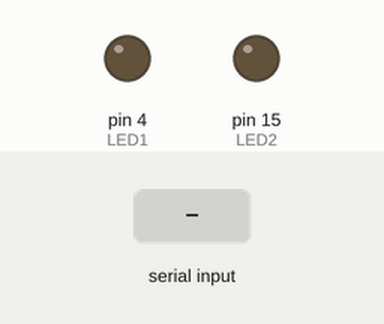
Recording of a sketch running on a simulated Arduino Mega 2560, built with avr-gcc and run on an emulated ATmega2560. On the bench: output pins drawn as LEDs (lit = HIGH). The inputs (shaded band) are chosen by the test bench.

Above: at 1.2 s.
1.3 s: "1" received over Serial
At 2.0 s:
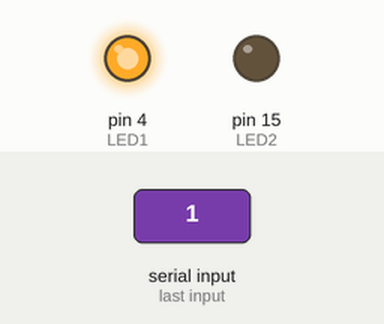
2.8 s: "2" received over Serial
At 3.1 s:
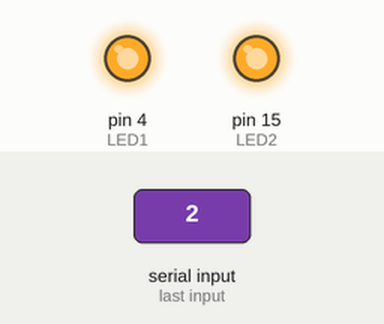
4.3 s: "0" received over Serial
At 5.5 s:
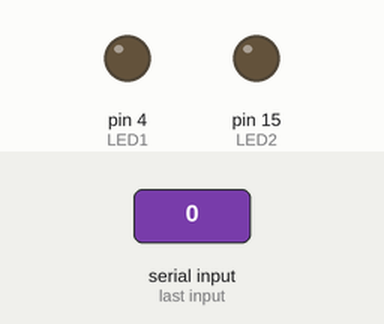
5.8 s: "2" received over Serial
At 6.6 s:
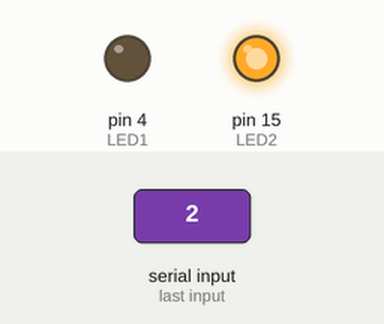
Timing chart, 0 to 8.3 s (numbered marks = the images above; inputs shaded):
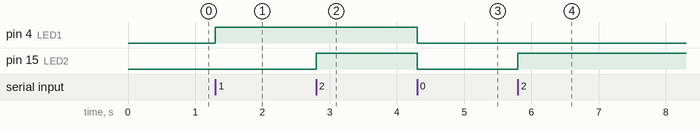

The sketch:

SS_5.ino
```cpp
// 2 Buttons, 2 LEDs

const int BTN1 = 39;
const int BTN2 = 40;
const int LED1 = 4;
const int LED2 = 15;

void setup()
{
  pinMode(BTN1, INPUT_PULLUP);
  pinMode(BTN2, INPUT_PULLUP);
  pinMode(LED1, OUTPUT);
  pinMode(LED2, OUTPUT);
  Serial.begin(9600);
}

void loop()
{
  if (Serial.available())
  {
    char c = Serial.read();

    if (c == 'R') // Request
    {
      Serial.print(!digitalRead(BTN1));
      Serial.print(!digitalRead(BTN2));
      Serial.println();
    }
    else if (c == '1') digitalWrite(LED1, HIGH);
    else if (c == '2') digitalWrite(LED2, HIGH);
    else if (c == '0')
    {
      digitalWrite(LED1, LOW);
      digitalWrite(LED2, LOW);
    }
  }
}
```

Measured:
- after the input at 1.3 s, pin 4 (LED1): LOW → HIGH at once
- after the input at 2.8 s, pin 15 (LED2): LOW → HIGH at once
- after the input at 4.3 s, pin 4 (LED1), pin 15 (LED2): HIGH → LOW at once
- after the input at 5.8 s, pin 15 (LED2): LOW → HIGH at once
